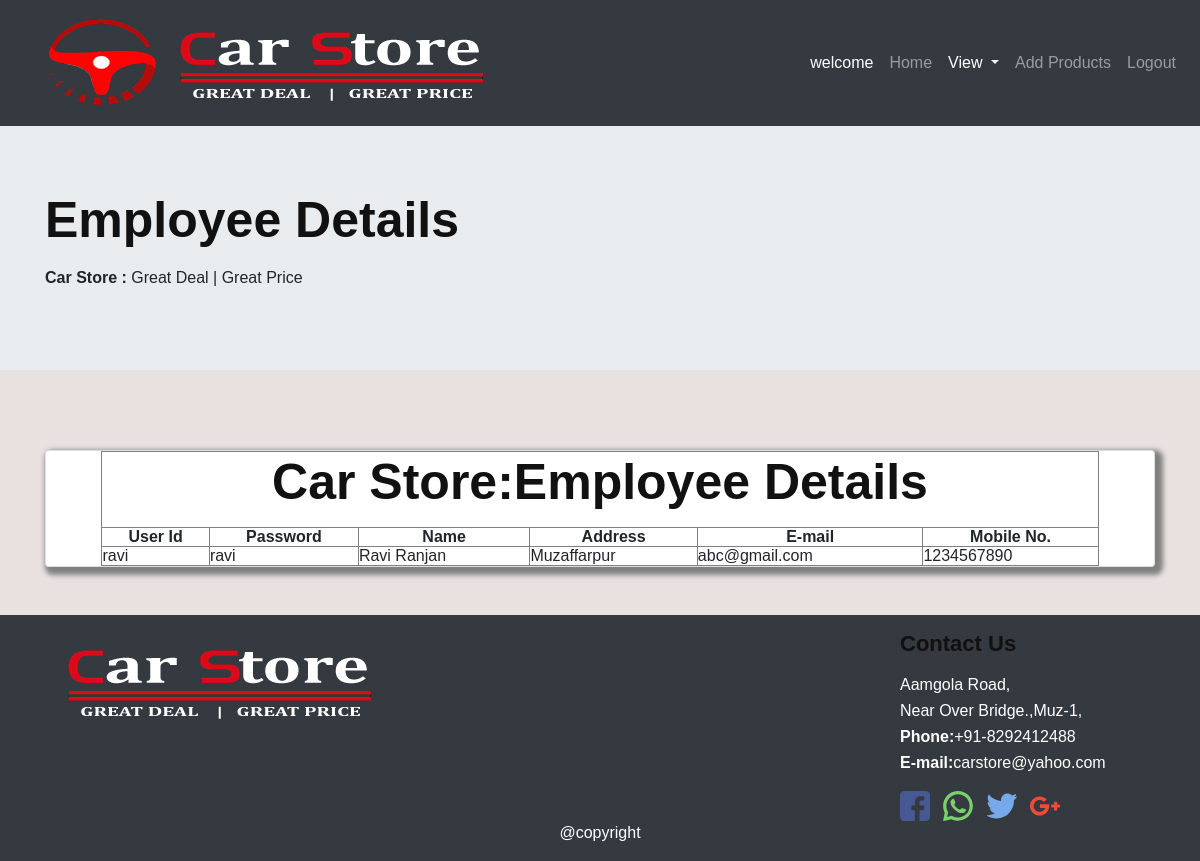
/store/Edetails.php, run on the app's committed database.
### tables this page shows
CREATE TABLE IF NOT EXISTS `emp` (
  `username` varchar(50) NOT NULL,
  `password` varchar(50) NOT NULL,
  `Name` text NOT NULL,
  `Address` varchar(150) NOT NULL,
  `Email` varchar(50) NOT NULL,
  `Mobile` varchar(15) NOT NULL,
  PRIMARY KEY (`username`),
  UNIQUE KEY `Mobile` (`Mobile`)
);

### store/Edetails.php (the view, shortened to what this page needs)
<?php
require('connection.php');
$query="SELECT * FROM emp";
$result=mysqli_query($conn,$query);
?>
<html>
	<head>
		<link rel="stylesheet" href="bootstrap.min.css">
		<link rel="stylesheet" href="style.css">
	</head>
<body>
<header>
	<nav class="navbar navbar-expand-lg navbar-dark bg-dark">
	<a class="navbar-brand" href="#"><img src="image/logo.png" class="img-fluid"></a>
	<div class="collapse navbar-collapse" id="navbarSupportedContent">
		<ul class="navbar-nav ml-auto">
		<li class="nav-item active">
				<a class="nav-link" href="#">
				<?php
				echo "welcome ".$_SESSION['user_name'];
				?>
				<span class="sr-only">(current)</span></a>
			</li>
			<li class="nav-item">
				<a class="nav-link" href="ahome.php">
				Home
				<span class="sr-only">(current)</span></a>
			</li>
			<li class="nav-item dropdown active">
        <a class="nav-link dropdown-toggle" href="#" id="navbarDropdown" role="button" data-toggle="dropdown" aria-haspopup="true" aria-expanded="false">
          View
        </a>
			</li>
			<li class="nav-item">
				<a class="nav-link" href="addcar.php">Add Products</a>
			</li>
			<li class="nav-item ">
				<a class="nav-link" href="logout.php">Logout</a>
			</li>
		</ul>
	</div>
	</nav>
<div class="jumbotron jumbotron-fluid">
  <div class="container">
    <h1>Employee Details</h1>
    <p><b>Car Store :</b> Great Deal | Great Price</p>
  </div>
</div>
</header>
<section class="gray-bg">
<div class="container mb-5 pt-5">
<div class="card" >
<center>
<table width=90% border="1" cellspacing="0" align="center">
<tr>
<td align="center" colspan="8"><h1>Car Store:Employee Details</h1>
<h4></h4></td>
</tr>
<tr align="Center">
<th>User Id</th>
<th>Password</th>
<th>Name</th>
<th>Address</th>
<th>E-mail</th>
<th>Mobile No.</th>
<tr>
<?php
while($row=mysqli_fetch_assoc($result)){
echo "<tr>";
echo "<td>".$row['username']."</td>";
echo "<td>".$row['password']."</td>";
echo "<td>".$row['Name']."</td>";
echo "<td>".$row['Address']."</td>";
echo "<td>".$row['Email']."</td>";
echo "<td>".$row['Mobile']."</td>";
echo "</tr>";
}
?>
</table>
</div>
</div>
</section>
  <footer class="footer bg-dark text-white py-3">
  <div class="footer-top">
    <div class="container">
      <div class="row">
        <div class="col-lg-5 col-md-6 footer-info">
          <img src="image/foot.png" class="img-fluid">
        </div>
		<div class="col-lg-2 col-md-6 footer-links">
        </div>
        <div class="col-lg-2 col-md-6 footer-links">
          <h4><Br></h4>
        </div>
        <div class="col-lg-3 col-md-6 footer-contact">
          <h4>Contact Us</h4>
          <p>
            Aamgola Road,<br>
            Near Over Bridge.,Muz-1,<br>
            <strong>Phone:</strong>+91-8292412488<br>
            <strong>E-mail:</strong>carstore@yahoo.com<br>
          </p>
          <div class="social-links">
            <a href="#"><img src="icon/fb.svg" id="social" class="img-fluid"></a>&nbsp;&nbsp;
            <a href="#"><img src="icon/whatsapp.svg" id="social" class="img-fluid"></a>&nbsp;&nbsp;
            <a href="#"><img src="icon/twitter.svg" id="social" class="img-fluid"></a>&nbsp;&nbsp;
            <a href="#"><img src="icon/google.svg" id="social" class="img-fluid"></a>&nbsp;&nbsp;
          </div>
        </div>
      </div>
    </div>
  </div>
  <center>@copyright</center>
</footer>
</body>
</html>

### store/style.css (style rules this page uses)
* { margin: 0; padding: 0; font-family: 'Josefin Sans', sans-serif; }
body { background-color:#E9E0E0; }
h1, h2, h3, h4, h5, h6 { color:#111111; font-weight:900; margin:0 auto 15px; }
h1 { font-size: 50px; }
h4 { font-size:22px; }
p { font-size:16px; line-height:26px; font-weight:400; margin-bottom:15px; }
.card { box-shadow: 4px 4px 5px 4px grey; }
#social { width: 30px; height: 30px; transition-property: width,height; transition-duration: 1s; transition-timing-function: linear; }

### data on the page
emp: username "ravi", password "ravi", Name "Ravi Ranjan", Address "Muzaffarpur", Email "abc@gmail.com", Mobile "1234567890"
